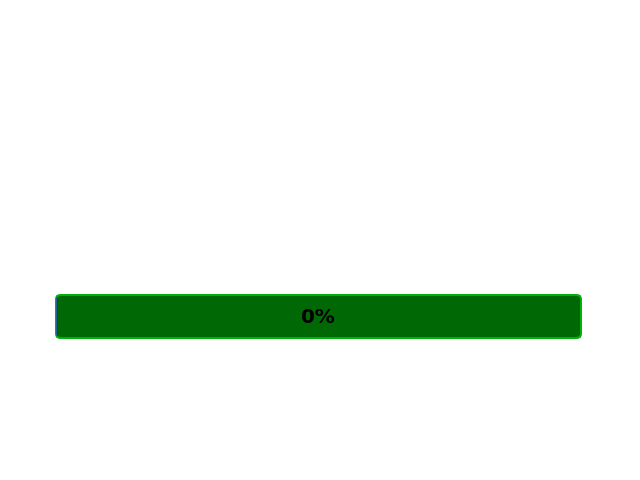
<?xml version="1.0" encoding="UTF-8"?>
<ui version="4.0">
 <class>MainWindow</class>
 <widget class="QMainWindow" name="MainWindow">
  <property name="geometry">
   <rect>
    <x>0</x>
    <y>0</y>
    <width>640</width>
    <height>480</height>
   </rect>
  </property>
  <property name="minimumSize">
   <size>
    <width>640</width>
    <height>480</height>
   </size>
  </property>
  <property name="maximumSize">
   <size>
    <width>640</width>
    <height>480</height>
   </size>
  </property>
  <property name="baseSize">
   <size>
    <width>640</width>
    <height>480</height>
   </size>
  </property>
  <property name="font">
   <font>
    <family>DejaVu Sans</family>
    <pointsize>16</pointsize>
    <weight>75</weight>
    <bold>true</bold>
   </font>
  </property>
  <property name="mouseTracking">
   <bool>true</bool>
  </property>
  <property name="windowTitle">
   <string>PngBlob v1.0</string>
  </property>
  <property name="windowOpacity">
   <double>1.000000000000000</double>
  </property>
  <property name="styleSheet">
   <string notr="true">#MainWindow{
background-color: transparent;
border: none;
background-repeat: none;
}
</string>
  </property>
  <widget class="QWidget" name="centralWidget">
   <widget class="QPushButton" name="Button_Close">
    <property name="geometry">
     <rect>
      <x>460</x>
      <y>350</y>
      <width>107</width>
      <height>73</height>
     </rect>
    </property>
    <property name="styleSheet">
     <string notr="true">#Button_Close{
background-color: transparent;
border-image: url(:exit_b_off.png);
background: none;
border: none;
background-repeat: none;
}
#Button_Close:hover{
border-image: url(:exit_b_on.png);
}
#Button_Close:pressed{
border-image: url(:exit_b_clicked.png);
}
</string>
    </property>
    <property name="text">
     <string/>
    </property>
   </widget>
   <widget class="QPushButton" name="ButtonCode">
    <property name="geometry">
     <rect>
      <x>70</x>
      <y>350</y>
      <width>107</width>
      <height>73</height>
     </rect>
    </property>
    <property name="styleSheet">
     <string notr="true">#ButtonCode{
background-color: transparent;
border-image: url(:to_pnf_off.png);
background: none;
border: none;
background-repeat: none;
}
#ButtonCode:hover{
border-image: url(:to_pnf_on.png);
}
#ButtonCode:pressed{
border-image: url(:to_pnf_click.png);
}


</string>
    </property>
    <property name="text">
     <string/>
    </property>
   </widget>
   <widget class="QPushButton" name="ButtonDecode">
    <property name="geometry">
     <rect>
      <x>200</x>
      <y>350</y>
      <width>107</width>
      <height>73</height>
     </rect>
    </property>
    <property name="styleSheet">
     <string notr="true">#ButtonDecode{
background-color: transparent;
border-image: url(:from_png_off.png);
background: none;
border: none;
background-repeat: none;
}
#ButtonDecode:hover{
border-image: url(:from_png_on.png);
}
#ButtonDecode:pressed{
border-image: url(:from_png_clicked.png);
}

</string>
    </property>
    <property name="text">
     <string/>
    </property>
   </widget>
   <widget class="QPushButton" name="ButtonKey">
    <property name="geometry">
     <rect>
      <x>330</x>
      <y>350</y>
      <width>107</width>
      <height>73</height>
     </rect>
    </property>
    <property name="styleSheet">
     <string notr="true">#ButtonKey{
background-color: transparent;
border-image: url(:key_b_off.png);
background: none;
border: none;
background-repeat: none;
}
#ButtonKey:hover{
border-image: url(:key_b_on.png);
}
#ButtonKey:pressed{
border-image: url(:key_b_clicked.png);
}

</string>
    </property>
    <property name="text">
     <string/>
    </property>
   </widget>
   <widget class="QGraphicsView" name="graphicsView">
    <property name="geometry">
     <rect>
      <x>0</x>
      <y>0</y>
      <width>640</width>
      <height>480</height>
     </rect>
    </property>
    <property name="minimumSize">
     <size>
      <width>640</width>
      <height>480</height>
     </size>
    </property>
    <property name="maximumSize">
     <size>
      <width>640</width>
      <height>480</height>
     </size>
    </property>
    <property name="baseSize">
     <size>
      <width>640</width>
      <height>480</height>
     </size>
    </property>
    <property name="styleSheet">
     <string notr="true">#graphicsView{
background-color: transparent;
border-image: url(:winbkgnd2.png);
background: none;
border: none;
background-repeat: none;
}</string>
    </property>
    <property name="lineWidth">
     <number>0</number>
    </property>
    <property name="backgroundBrush">
     <brush brushstyle="NoBrush">
      <color alpha="0">
       <red>0</red>
       <green>0</green>
       <blue>0</blue>
      </color>
     </brush>
    </property>
   </widget>
   <widget class="QProgressBar" name="progressBar">
    <property name="geometry">
     <rect>
      <x>55</x>
      <y>294</y>
      <width>527</width>
      <height>45</height>
     </rect>
    </property>
    <property name="font">
     <font>
      <family>DejaVu Sans</family>
      <pointsize>15</pointsize>
      <weight>75</weight>
      <bold>true</bold>
     </font>
    </property>
    <property name="styleSheet">
     <string notr="true">#progressBar{
background: none;
border: none;
background-repeat: none;
opacity: 100;
border: 2px solid #00B207;
border-radius: 5px;
background-color: #006804;
}
#progressBar:pressed{
border-image: url(:keyon.png);
}

</string>
    </property>
    <property name="value">
     <number>0</number>
    </property>
    <property name="alignment">
     <set>Qt::AlignCenter</set>
    </property>
   </widget>
   <zorder>graphicsView</zorder>
   <zorder>Button_Close</zorder>
   <zorder>ButtonCode</zorder>
   <zorder>ButtonDecode</zorder>
   <zorder>ButtonKey</zorder>
   <zorder>progressBar</zorder>
  </widget>
 </widget>
 <layoutdefault spacing="6" margin="11"/>
 <resources/>
 <connections/>
</ui>
